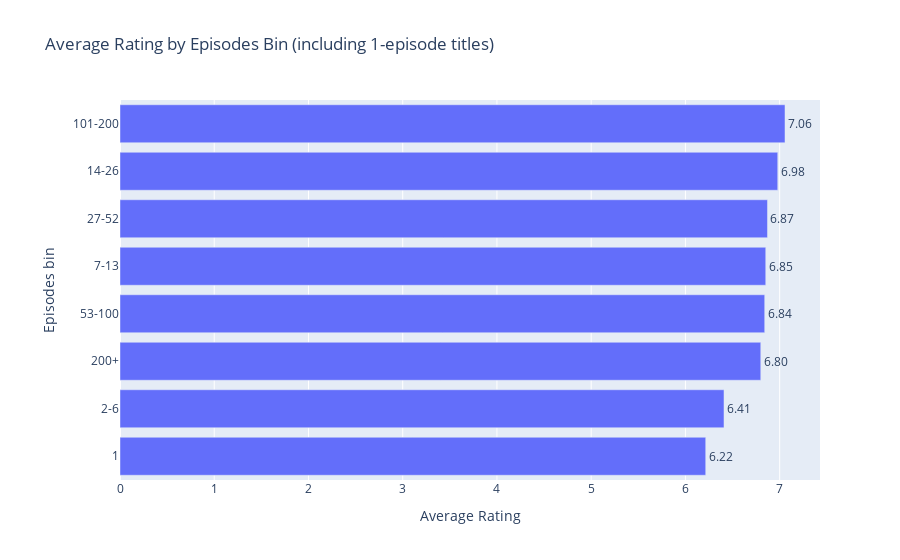

Here is the notebook cell this chart was saved with:
### Code cell
episodes_numeric = pd.to_numeric(anime['episodes'], errors='coerce')

mask = (episodes_numeric >= 1) & anime['rating'].notna()
anime_eps = anime.loc[mask, ['rating']].copy()
anime_eps['episodes'] = episodes_numeric.loc[mask]

bins = [0.5, 1.5, 6, 13, 26, 52, 100, 200, np.inf]
labels = ['1', '2-6', '7-13', '14-26', '27-52', '53-100', '101-200', '200+']
anime_eps['episodes_bin'] = pd.cut(anime_eps['episodes'],
                                   bins=bins,
                                   labels=labels,
                                   right=True,
                                   include_lowest=True)

avg_rating_by_eps_bin = (anime_eps
                         .groupby('episodes_bin', observed=True)
                         .agg(avg_rating=('rating', 'mean'),
                              count=('rating', 'size'))
                         .reset_index())

avg_rating_by_eps_bin = avg_rating_by_eps_bin.sort_values('avg_rating', ascending=False)

order = avg_rating_by_eps_bin['episodes_bin'].astype(str).tolist()

fig = px.bar(avg_rating_by_eps_bin,
             y='episodes_bin',
             x='avg_rating',
             text='avg_rating',
             hover_data={'count': True},
             category_orders={'episodes_bin': order},
             title='Average Rating by Episodes Bin (including 1-episode titles)',
             orientation='h')

fig.update_layout(xaxis_title='Average Rating',
                  yaxis_title='Episodes bin',
                  margin=dict(l=120))
fig.update_traces(texttemplate='%{text:.2f}', textposition='outside')
fig.show()

### Figure 1 — Plotly figure (JSON) as saved in the notebook; plotly's stock layout.template omitted (floating-point values rounded to 4 significant figures)
{"data": [{"customdata": [[115], [1088], [803], [1738], [183], [44], [2293], [5612]], "hovertemplate": "avg_rating=%{text}<br>episodes_bin=%{y}<br>count=%{customdata[0]}<extra></extra>", "legendgroup": "", "marker": {"color": "#636efa", "pattern": {"shape": ""}}, "name": "", "orientation": "h", "showlegend": false, "text": [7.057, 6.98, 6.871, 6.852, 6.841, 6.8, 6.409, 6.215], "textposition": "outside", "texttemplate": "%{text:.2f}", "type": "bar", "x": [7.057, 6.98, 6.871, 6.852, 6.841, 6.8, 6.409, 6.215], "xaxis": "x", "y": ["101-200", "14-26", "27-52", "7-13", "53-100", "200+", "2-6", "1"], "yaxis": "y"}], "layout": {"barmode": "relative", "legend": {"tracegroupgap": 0}, "margin": {"l": 120}, "title": {"text": "Average Rating by Episodes Bin (including 1-episode titles)"}, "xaxis": {"anchor": "y", "domain": [0, 1], "title": {"text": "Average Rating"}}, "yaxis": {"anchor": "x", "categoryarray": ["1", "2-6", "200+", "53-100", "7-13", "27-52", "14-26", "101-200"], "categoryorder": "array", "domain": [0, 1], "title": {"text": "Episodes bin"}}}}
